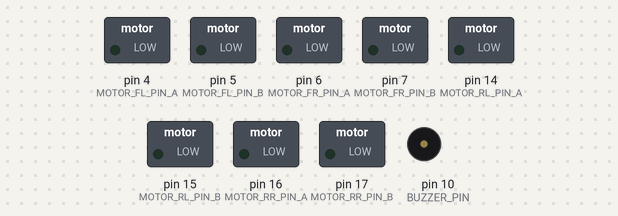
A sketch run on a simulated Arduino Uno, built with avr-gcc and run on an emulated ATmega328P. On the bench: switched loads named in the sketch (green lamp = pin HIGH), buzzer (waves = sounding). At 14.2 s the program stops and its outputs stay as they are.

Above: at 0.1 s.
At 4.6 s:
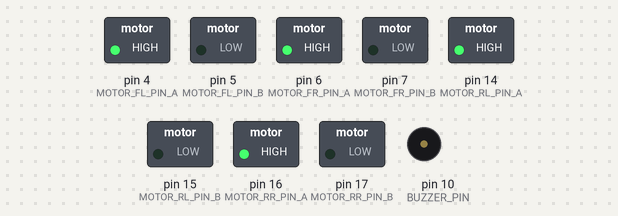
At 5.8 s:
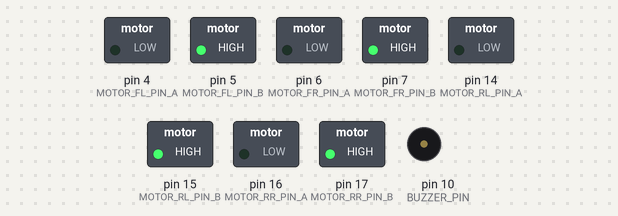
At 7.5 s:
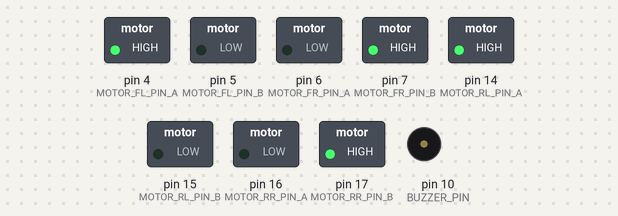
At 9.4 s:
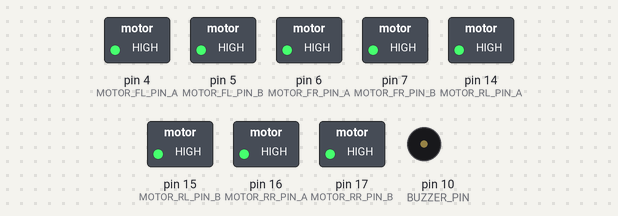
At 11.6 s:
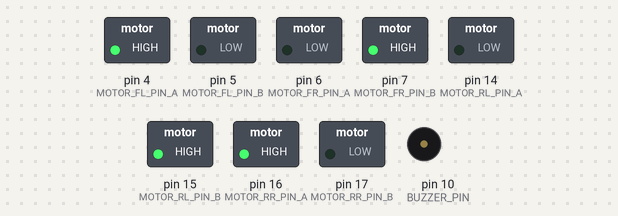
Timing chart, 0 to 13.7 s (numbered marks = the images above):
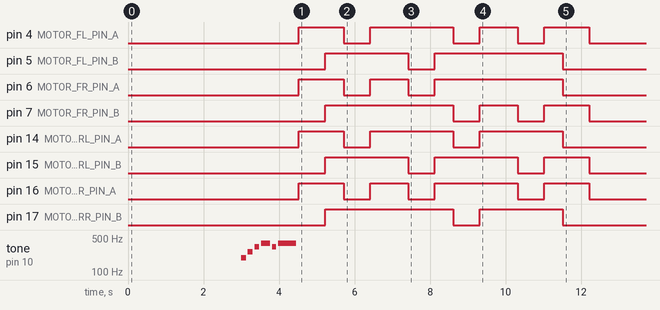

Measured:
- by itself, pin 4 (MOTOR_FL_PIN_A): LOW → HIGH at 4.5 s, → LOW 1.2 s later, → HIGH 0.70 s later, → LOW 2.2 s later, … (8 changes in this stretch)
- by itself, pin 5 (MOTOR_FL_PIN_B): LOW → HIGH at 5.2 s, → LOW 2.2 s later, → HIGH 0.70 s later, → LOW 3.4 s later
- by itself, pin 6 (MOTOR_FR_PIN_A): goes HIGH 1.2 s, LOW 0.70 s, HIGH 1.0 s, LOW 0.70 s, HIGH 3.4 s, then LOW
- by itself, pin 7 (MOTOR_FR_PIN_B): goes HIGH 3.4 s, LOW 0.70 s, HIGH 1.0 s, LOW 0.70 s, HIGH 1.2 s, then LOW
- by itself, pin 14 (MOTOR_RL_PIN_A): repeats every 2.9 s: LOW 0.70 s, HIGH 2.2 s, until it stays LOW from 11.5 s
- by itself, pin 15 (MOTOR_RL_PIN_B): goes HIGH 2.2 s, LOW 0.70 s, HIGH 2.2 s, LOW 0.70 s, HIGH 1.2 s, then LOW
- by itself, pin 16 (MOTOR_RR_PIN_A): LOW → HIGH at 4.5 s, → LOW 1.2 s later, → HIGH 0.70 s later, → LOW 1.0 s later, … (8 changes in this stretch)
- by itself, pin 17 (MOTOR_RR_PIN_B): LOW → HIGH at 5.2 s, → LOW 3.4 s later, → HIGH 0.70 s later, → LOW 2.2 s later

The sketch:

motor_control.ino
```cpp
#include "pitches.h"

#define MOTOR_FL_PIN_A 4
#define MOTOR_FL_PIN_B 5
#define MOTOR_FR_PIN_A 6
#define MOTOR_FR_PIN_B 7
#define MOTOR_RL_PIN_A 14
#define MOTOR_RL_PIN_B 15
#define MOTOR_RR_PIN_A 16
#define MOTOR_RR_PIN_B 17
#define BUZZER_PIN 10

static int chargeNotes[] = { NOTE_G3, NOTE_C4, NOTE_E4, NOTE_G4, NOTE_E4, NOTE_G4 };
static unsigned int chargeDuration[] = { 125, 125, 125, 240, 112, 480 };
static unsigned int chargeGap[] = { 50, 50, 50, 50, 50, 60 };

enum MotorId {
  FL = 1, FR, RL, RR
};

enum MotorDirection {
  REV = LOW, FWD = HIGH, OFF = 2
};

enum MotorMotions {
  STRAIGHT = 1, TURN, STRAFE
};

// function declarations
void motorCommand(unsigned int motion, unsigned int dir, unsigned int duration); // duration in milliseconds
void motorControl(unsigned int id, unsigned int dir);
void hardStopMotors();

void setup() {
  pinMode(MOTOR_FL_PIN_A, OUTPUT);
  pinMode(MOTOR_FL_PIN_B, OUTPUT);
  pinMode(MOTOR_FR_PIN_A, OUTPUT);
  pinMode(MOTOR_FR_PIN_B, OUTPUT);
  pinMode(MOTOR_RL_PIN_A, OUTPUT);
  pinMode(MOTOR_RL_PIN_B, OUTPUT);
  pinMode(MOTOR_RR_PIN_A, OUTPUT);
  pinMode(MOTOR_RR_PIN_B, OUTPUT);
  pinMode(BUZZER_PIN, OUTPUT);

  hardStopMotors();
}

void loop() {
  /* CHARGE!!! */
  delay(3000);
  buzzerCharge();

  /* DEMO */
  motorCommand(STRAIGHT, FWD, 700);
  delay(500);
  motorCommand(STRAIGHT, REV, 700);
  delay(1000);

  motorCommand(TURN, FWD, 700); // CW
  delay(500);
  motorCommand(TURN, REV, 700); // CCW
  delay(1000);

  motorCommand(STRAFE, FWD, 700); // RIGHT
  delay(500);
  motorCommand(STRAFE, REV, 700); // LEFT

  /* TRAP THE LOOP */
  hardStopMotors();
  while (true) { delay(1000); }
}

void motorCommand(unsigned int motion, unsigned int dir, unsigned int duration) {
  unsigned int oppo = (dir == FWD) ? REV : FWD;

  switch (motion) {
    case STRAIGHT:
      motorControl(FL, dir);
      motorControl(FR, dir);
      motorControl(RL, dir);
      motorControl(RR, dir);
      break;

    case TURN:
      motorControl(FL, dir);
      motorControl(FR, oppo);
      motorControl(RL, dir);
      motorControl(RR, oppo);
      break;

    case STRAFE:
      motorControl(FL, oppo);
      motorControl(FR, dir);
      motorControl(RL, dir);
      motorControl(RR, oppo);
      break;

    default:
      break;
  }

  delay(duration);

  motorControl(FL, OFF);
  motorControl(FR, OFF);
  motorControl(RL, OFF);
  motorControl(RR, OFF);
}

void motorControl(unsigned int id, unsigned int dir) {
  switch (id) {
    case FL:
      digitalWrite(MOTOR_FL_PIN_A, dir);
      digitalWrite(MOTOR_FL_PIN_B, dir == OFF ? dir : !dir);
      break;

    case FR:
      digitalWrite(MOTOR_FR_PIN_A, dir);
      digitalWrite(MOTOR_FR_PIN_B, dir == OFF ? dir : !dir);
      break;

    case RL:
      digitalWrite(MOTOR_RL_PIN_A, dir);
      digitalWrite(MOTOR_RL_PIN_B, dir == OFF ? dir : !dir);
      break;

    case RR:
      digitalWrite(MOTOR_RR_PIN_A, dir);
      digitalWrite(MOTOR_RR_PIN_B, dir == OFF ? dir : !dir);
      break;

    default:
      break;
  }
}

void hardStopMotors() {
  digitalWrite(MOTOR_FL_PIN_A, LOW);
  digitalWrite(MOTOR_FL_PIN_B, LOW);
  digitalWrite(MOTOR_FR_PIN_A, LOW);
  digitalWrite(MOTOR_FR_PIN_B, LOW);
  digitalWrite(MOTOR_RL_PIN_A, LOW);
  digitalWrite(MOTOR_RL_PIN_B, LOW);
  digitalWrite(MOTOR_RR_PIN_A, LOW);
  digitalWrite(MOTOR_RR_PIN_B, LOW);
}

void buzzerCharge() {
  for (unsigned int i = 0; i < sizeof(chargeNotes) / sizeof(chargeNotes[0]); i++) {
    tone(BUZZER_PIN, chargeNotes[i], chargeDuration[i]);
    delay(chargeDuration[i]);
    noTone(BUZZER_PIN);
    delay(chargeGap[i]);
  }
}
```

pitches.h
```cpp
/*************************************************
   Public Constants
 *************************************************/

#define NOTE_B0 31
#define NOTE_C1 33
#define NOTE_CS1 35
#define NOTE_D1 37
#define NOTE_DS1 39
#define NOTE_E1 41
#define NOTE_F1 44
#define NOTE_FS1 46
#define NOTE_G1 49
#define NOTE_GS1 52
#define NOTE_A1 55
#define NOTE_AS1 58
#define NOTE_B1 62
#define NOTE_C2 65
#define NOTE_CS2 69
#define NOTE_D2 73
#define NOTE_DS2 78
#define NOTE_E2 82
#define NOTE_F2 87
#define NOTE_FS2 93
#define NOTE_G2 98
#define NOTE_GS2 104
#define NOTE_A2 110
#define NOTE_AS2 117
#define NOTE_B2 123
#define NOTE_C3 131
#define NOTE_CS3 139
#define NOTE_D3 147
#define NOTE_DS3 156
#define NOTE_E3 165
#define NOTE_F3 175
#define NOTE_FS3 185
#define NOTE_G3 196
#define NOTE_GS3 208
#define NOTE_A3 220
#define NOTE_AS3 233
#define NOTE_B3 247
#define NOTE_C4 262
#define NOTE_CS4 277
#define NOTE_D4 294
#define NOTE_DS4 311
#define NOTE_E4 330
#define NOTE_F4 349
#define NOTE_FS4 370
#define NOTE_G4 392
#define NOTE_GS4 415
#define NOTE_A4 440
#define NOTE_AS4 466
#define NOTE_B4 494
#define NOTE_C5 523
#define NOTE_CS5 554
#define NOTE_D5 587
#define NOTE_DS5 622
#define NOTE_E5 659
#define NOTE_F5 698
#define NOTE_FS5 740
#define NOTE_G5 784
#define NOTE_GS5 831
#define NOTE_A5 880
#define NOTE_AS5 932
#define NOTE_B5 988
#define NOTE_C6 1047
#define NOTE_CS6 1109
#define NOTE_D6 1175
#define NOTE_DS6 1245
#define NOTE_E6 1319
#define NOTE_F6 1397
#define NOTE_FS6 1480
#define NOTE_G6 1568
#define NOTE_GS6 1661
#define NOTE_A6 1760
#define NOTE_AS6 1865
#define NOTE_B6 1976
#define NOTE_C7 2093
#define NOTE_CS7 2217
#define NOTE_D7 2349
#define NOTE_DS7 2489
#define NOTE_E7 2637
#define NOTE_F7 2794
#define NOTE_FS7 2960
#define NOTE_G7 3136
#define NOTE_GS7 3322
#define NOTE_A7 3520
#define NOTE_AS7 3729
#define NOTE_B7 3951
#define NOTE_C8 4186
#define NOTE_CS8 4435
#define NOTE_D8 4699
#define NOTE_DS8 4978
```
